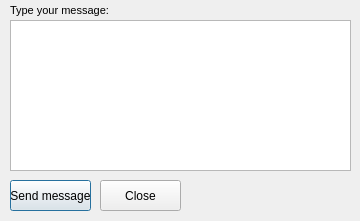
<?xml version="1.0" encoding="UTF-8"?>
<ui version="4.0">
 <class>privatemessage</class>
 <widget class="QDialog" name="privatemessage">
  <property name="geometry">
   <rect>
    <x>0</x>
    <y>0</y>
    <width>360</width>
    <height>221</height>
   </rect>
  </property>
  <property name="windowTitle">
   <string>Private message</string>
  </property>
  <widget class="QLabel" name="label">
   <property name="geometry">
    <rect>
     <x>10</x>
     <y>0</y>
     <width>191</width>
     <height>21</height>
    </rect>
   </property>
   <property name="font">
    <font>
     <pointsize>8</pointsize>
    </font>
   </property>
   <property name="text">
    <string>Type your message: </string>
   </property>
  </widget>
  <widget class="QTextEdit" name="textEdit">
   <property name="geometry">
    <rect>
     <x>10</x>
     <y>20</y>
     <width>341</width>
     <height>151</height>
    </rect>
   </property>
  </widget>
  <widget class="QPushButton" name="pushButton">
   <property name="geometry">
    <rect>
     <x>10</x>
     <y>180</y>
     <width>81</width>
     <height>31</height>
    </rect>
   </property>
   <property name="text">
    <string>Send message</string>
   </property>
  </widget>
  <widget class="QPushButton" name="pushButton_2">
   <property name="geometry">
    <rect>
     <x>100</x>
     <y>180</y>
     <width>81</width>
     <height>31</height>
    </rect>
   </property>
   <property name="text">
    <string>Close</string>
   </property>
  </widget>
  <widget class="QLabel" name="label_2">
   <property name="geometry">
    <rect>
     <x>200</x>
     <y>170</y>
     <width>141</width>
     <height>31</height>
    </rect>
   </property>
   <property name="font">
    <font>
     <pointsize>8</pointsize>
    </font>
   </property>
   <property name="text">
    <string/>
   </property>
  </widget>
 </widget>
 <resources/>
 <connections/>
</ui>
